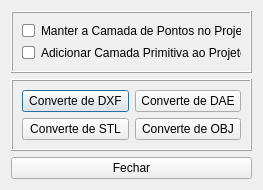
<?xml version="1.0" encoding="UTF-8"?>
<ui version="4.0">
 <class>ConverterMalhasDialog</class>
 <widget class="QDialog" name="ConverterMalhasDialog">
  <property name="geometry">
   <rect>
    <x>0</x>
    <y>0</y>
    <width>263</width>
    <height>190</height>
   </rect>
  </property>
  <property name="minimumSize">
   <size>
    <width>263</width>
    <height>190</height>
   </size>
  </property>
  <property name="maximumSize">
   <size>
    <width>263</width>
    <height>190</height>
   </size>
  </property>
  <property name="windowTitle">
   <string>Dialog</string>
  </property>
  <property name="windowIcon">
   <iconset>
    <normaloff>../icones/convertemalha.png</normaloff>../icones/convertemalha.png</iconset>
  </property>
  <layout class="QGridLayout" name="gridLayout_3">
   <item row="0" column="0">
    <widget class="QFrame" name="frame">
     <property name="frameShape">
      <enum>QFrame::Shape::Box</enum>
     </property>
     <property name="frameShadow">
      <enum>QFrame::Shadow::Raised</enum>
     </property>
     <layout class="QGridLayout" name="gridLayout">
      <item row="0" column="0" colspan="2">
       <widget class="QCheckBox" name="checkBoxPontos">
        <property name="styleSheet">
         <string notr="true">QCheckBox::indicator {
    width: 11px;  /* Aumentei um pouco o tamanho para melhor visualização */
    height: 11px;
    border-radius: 2px; /* Cantos ligeiramente arredondados */
    background-color: #ffffff; /* Cor de fundo padrão */
    border: 1px solid #8a8a8a; /* Borda padrão */
    transition: all 0.2s ease; /* Suaviza as transições */
}

QCheckBox::indicator:hover {
    background-color: #7eafff; /* Azul suave ao passar o mouse */
    border: 1px solid #8a8a8a; /* Borda padrão ao passar o mouse */
    border-radius: 2px; /* Mantém os cantos arredondados */
}

QCheckBox::indicator:checked {
    width: 11px;  /* Aumenta um pouco o tamanho para melhor visualização */
    height: 11px;
    background-color: #0000ff; /* Azul mais forte ao ser clicado */
    border: 1px solid #00007f; /* Borda Azul escura ao ser clicado */
    border-radius: 3px; /* Mantém os cantos arredondados */
    box-shadow: inset 0px 4px 8px rgba(255, 0, 0, 0.5); /* Sombra interna para efeito 3D */
}
</string>
        </property>
        <property name="text">
         <string>Manter a Camada de Pontos no Projeto</string>
        </property>
       </widget>
      </item>
      <item row="1" column="0" colspan="2">
       <widget class="QCheckBox" name="checkBoxGRADE">
        <property name="styleSheet">
         <string notr="true">QCheckBox::indicator {
    width: 11px;  /* Aumentei um pouco o tamanho para melhor visualização */
    height: 11px;
    border-radius: 2px; /* Cantos ligeiramente arredondados */
    background-color: #ffffff; /* Cor de fundo padrão */
    border: 1px solid #8a8a8a; /* Borda padrão */
    transition: all 0.2s ease; /* Suaviza as transições */
}

QCheckBox::indicator:hover {
    background-color: #7eafff; /* Azul suave ao passar o mouse */
    border: 1px solid #8a8a8a; /* Borda padrão ao passar o mouse */
    border-radius: 2px; /* Mantém os cantos arredondados */
}

QCheckBox::indicator:checked {
    width: 11px;  /* Aumenta um pouco o tamanho para melhor visualização */
    height: 11px;
    background-color: #0000ff; /* Azul mais forte ao ser clicado */
    border: 1px solid #00007f; /* Borda Azul escura ao ser clicado */
    border-radius: 3px; /* Mantém os cantos arredondados */
    box-shadow: inset 0px 4px 8px rgba(255, 0, 0, 0.5); /* Sombra interna para efeito 3D */
}
</string>
        </property>
        <property name="text">
         <string>Adicionar Camada Primitiva ao Projeto</string>
        </property>
       </widget>
      </item>
     </layout>
    </widget>
   </item>
   <item row="1" column="0">
    <widget class="QFrame" name="frame_2">
     <property name="frameShape">
      <enum>QFrame::Shape::Box</enum>
     </property>
     <property name="frameShadow">
      <enum>QFrame::Shadow::Raised</enum>
     </property>
     <layout class="QGridLayout" name="gridLayout_2">
      <item row="0" column="0">
       <widget class="QPushButton" name="pushButton_converte">
        <property name="styleSheet">
         <string notr="true">/* Estado normal: mantém o estilo original definido pelo Qtdesigner */
QPushButton {
    /* Não há alterações aqui, preserva o visual padrão */
}

/* Ao passar o mouse: aplica o efeito &quot;Windows Vista&quot; com magenta neon,
   onde a parte inferior fica mais clara e iluminada */
QPushButton:hover {
    background: qlineargradient(
        spread: pad,
        x1: 0, y1: 0,
        x2: 0, y2: 1,
        stop: 0   #ff66ff,  /* Topo levemente mais claro */
        stop: 0.8 #ff00ff,  /* Cor principal: magenta neon */
        stop: 1   #ff99ff   /* Fundo mais claro e iluminado */
    );
    border: 1px solid #ff00ff; /* Realça a borda em magenta neon */
    border-radius: 4px;         /* Garante cantos arredondados, se necessário */
    transition: all 0.2s ease;  /* Suaviza a transição do efeito */
}

/* Ao clicar: fixa o efeito com cor sólida e aparência &quot;pressionada&quot; */
QPushButton:pressed {
    background: qlineargradient(
        spread: pad,
        x1: 0, y1: 0,
        x2: 0, y2: 1,
        stop: 0   #ff00ff,  /* Gradiente para efeito pressionado */
        stop: 1   #e600e6
    );
    border: 1px solid #b300b3;  /* Borda levemente escurecida */
    transform: scale(0.98);      /* Sutil redução de escala para simular clique */
}
</string>
        </property>
        <property name="text">
         <string>Converte de DXF</string>
        </property>
       </widget>
      </item>
      <item row="0" column="1">
       <widget class="QPushButton" name="pushButton_converteDAE">
        <property name="styleSheet">
         <string notr="true">/* Estado normal: mantém o estilo original definido pelo Qtdesigner */
QPushButton {
    /* Não há alterações aqui, preserva o visual padrão */
}

/* Ao passar o mouse: aplica o efeito &quot;Windows Vista&quot; com azul neon */
QPushButton:hover {
    background: qlineargradient(
        spread: pad,
        x1: 0, y1: 0,
        x2: 0, y2: 1,
        stop: 0   #00f7ff,  /* Topo levemente mais claro */
        stop: 0.8 #80f0ff,
        stop: 1   #60e0f0   /* Fundo com variação suave */
    );
    border: 1px solid #00d9ff; /* Realça a borda em azul neon */
    border-radius: 4px;         /* Garante cantos arredondados, se necessário */
    transition: all 0.2s ease;  /* Suaviza a transição do efeito */
}

/* Ao clicar: fixa o efeito com cor sólida e aparência &quot;pressionada&quot; */
QPushButton:pressed {
    background: qlineargradient(
        spread: pad,
        x1: 0, y1: 0,
        x2: 0, y2: 1,
        stop: 0   #00d9ff,  /* Gradiente para efeito pressionado */
        stop: 1   #00daf7
    );
    border: 1px solid #0099b3;  /* Borda levemente escurecida */
    transform: scale(0.98);      /* Sutil redução de escala para simular clique */
}
</string>
        </property>
        <property name="text">
         <string>Converte de DAE</string>
        </property>
       </widget>
      </item>
      <item row="1" column="0">
       <widget class="QPushButton" name="pushButton_converteSTL">
        <property name="styleSheet">
         <string notr="true">/* Estado normal: mantém o estilo original definido pelo Qtdesigner */
QPushButton {
    /* Não há alterações aqui, preserva o visual padrão */
}

/* Ao passar o mouse: aplica o efeito &quot;Windows Vista&quot; com azul padrão,
   onde a parte inferior apresenta um tom mais claro e iluminado */
QPushButton:hover {
    background: qlineargradient(
        spread: pad,
        x1: 0, y1: 0,
        x2: 0, y2: 1,
        stop: 0   #87CEFA,   /* Topo: LightSkyBlue, leve e claro */
        stop: 0.8 #1E90FF,   /* Meio: DodgerBlue, cor padrão e vibrante */
        stop: 1   #ADD8E6    /* Fundo: LightBlue, mais claro e iluminado */
    );
    border: 1px solid #1E90FF; /* Realça a borda com DodgerBlue */
    border-radius: 4px;        /* Garante cantos arredondados, se necessário */
    transition: all 0.2s ease; /* Suaviza a transição do efeito */
}

/* Ao clicar: fixa o efeito com cor sólida e aparência &quot;pressionada&quot; */
QPushButton:pressed {
    background: qlineargradient(
        spread: pad,
        x1: 0, y1: 0,
        x2: 0, y2: 1,
        stop: 0   #1E90FF,   /* Inicia com DodgerBlue */
        stop: 1   #1874CD    /* Finaliza com um tom mais escuro */
    );
    border: 1px solid #1560BD; /* Borda levemente escurecida */
    transform: scale(0.98);     /* Sutil redução de escala para simular clique */
}
</string>
        </property>
        <property name="text">
         <string>Converte de STL</string>
        </property>
       </widget>
      </item>
      <item row="1" column="1">
       <widget class="QPushButton" name="pushButton_converteOBJ">
        <property name="styleSheet">
         <string notr="true">/* Estado normal: mantém o estilo original definido pelo Qtdesigner */
QPushButton {
    /* Estilo original mantido */
}

/* Ao passar o mouse: aplica o efeito &quot;Windows Vista&quot; com verde, 
   onde a parte inferior apresenta um tom mais claro e iluminado */
QPushButton:hover {
    background: qlineargradient(
        spread: pad,
        x1: 0, y1: 0,
        x2: 0, y2: 1,
        stop: 0   #32cd32,   /* Parte superior: cor principal */
        stop: 0.8 #66ff66,   /* Parte intermediária */
        stop: 1   #99ff99    /* Parte inferior: tom mais claro e iluminado */
    );
    border: 1px solid #66ff66; /* Realça a borda em tom de verde intermediário */
    border-radius: 4px;         /* Garante cantos arredondados, se necessário */
    transition: all 0.2s ease;  /* Suaviza a transição do efeito */
}

/* Ao clicar: fixa o efeito com um gradiente que confere aparência &quot;pressionada&quot; */
QPushButton:pressed {
    background: qlineargradient(
        spread: pad,
        x1: 0, y1: 0,
        x2: 0, y2: 1,
        stop: 0   #32cd32,   /* Inicia com o verde principal */
        stop: 1   #2e8b57    /* Finaliza com um tom um pouco mais escuro */
    );
    border: 1px solid #228B22;  /* Borda levemente escurecida */
    transform: scale(0.98);      /* Sutil redução de escala para simular clique */
}
</string>
        </property>
        <property name="text">
         <string>Converte de OBJ</string>
        </property>
       </widget>
      </item>
     </layout>
    </widget>
   </item>
   <item row="2" column="0">
    <widget class="QPushButton" name="pushButtonFechar">
     <property name="styleSheet">
      <string notr="true">QPushButton {
    /* Mantém o estilo original do botão */
    transition: all 0.2s ease; /* Suaviza todas as transições de estado */
}

QPushButton:hover {
    background-color: qlineargradient(spread:pad, x1:0, y1:0, x2:0, y2:1, stop:0 #ffcccc, stop:1 #ff9999); /* Gradiente suave em tons de vermelho claro */
    border: 1px solid #ff6666; /* Borda vermelha mais escura */
    border-radius: 4px; /* Cantos arredondados */
    box-shadow: 0px 4px 8px rgba(255, 0, 0, 0.8); /* Sombra vermelha brilhante e levemente deslocada para dar profundidade */
}

QPushButton:pressed {
    background-color: qlineargradient(spread:pad, x1:0, y1:0, x2:0, y2:1, stop:0 #ff9999, stop:1 #ff6666); /* Gradiente mais escuro para efeito pressionado */
    border: 1px solid #cc0000; /* Borda vermelha ainda mais escura */
    box-shadow: inset 0px 4px 8px rgba(255, 0, 0, 0.8); /* Sombra interna para dar a impressão de que o botão foi pressionado */
    transform: scale(0.98); /* Leve redução no tamanho para simular o pressionar */
}
</string>
     </property>
     <property name="text">
      <string>Fechar</string>
     </property>
    </widget>
   </item>
  </layout>
 </widget>
 <resources/>
 <connections/>
</ui>
